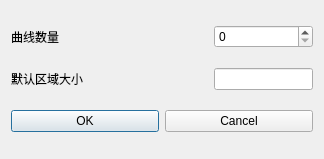
<?xml version="1.0" encoding="UTF-8"?>
<ui version="4.0">
 <class>Dialog</class>
 <widget class="QDialog" name="Dialog">
  <property name="geometry">
   <rect>
    <x>0</x>
    <y>0</y>
    <width>324</width>
    <height>159</height>
   </rect>
  </property>
  <property name="windowTitle">
   <string>Dialog</string>
  </property>
  <layout class="QGridLayout" name="gridLayout">
   <item row="0" column="0">
    <layout class="QHBoxLayout" name="horizontalLayout" stretch="2,1">
     <item>
      <widget class="QLabel" name="label_2">
       <property name="text">
        <string>曲线数量</string>
       </property>
      </widget>
     </item>
     <item>
      <widget class="QSpinBox" name="curve_num"/>
     </item>
    </layout>
   </item>
   <item row="1" column="0">
    <layout class="QHBoxLayout" name="horizontalLayout_2" stretch="2,1">
     <item>
      <widget class="QLabel" name="label_3">
       <property name="text">
        <string>默认区域大小 </string>
       </property>
      </widget>
     </item>
     <item>
      <widget class="QLineEdit" name="attention_range"/>
     </item>
    </layout>
   </item>
   <item row="2" column="0">
    <layout class="QHBoxLayout" name="horizontalLayout_3">
     <item>
      <widget class="QPushButton" name="ok">
       <property name="text">
        <string>OK</string>
       </property>
      </widget>
     </item>
     <item>
      <widget class="QPushButton" name="cancel">
       <property name="text">
        <string>Cancel</string>
       </property>
      </widget>
     </item>
    </layout>
   </item>
  </layout>
 </widget>
 <resources/>
 <connections>
  <connection>
   <sender>cancel</sender>
   <signal>clicked()</signal>
   <receiver>Dialog</receiver>
   <slot>reject()</slot>
   <hints>
    <hint type="sourcelabel">
     <x>237</x>
     <y>141</y>
    </hint>
    <hint type="destinationlabel">
     <x>161</x>
     <y>79</y>
    </hint>
   </hints>
  </connection>
  <connection>
   <sender>ok</sender>
   <signal>clicked()</signal>
   <receiver>Dialog</receiver>
   <slot>accept()</slot>
   <hints>
    <hint type="sourcelabel">
     <x>107</x>
     <y>141</y>
    </hint>
    <hint type="destinationlabel">
     <x>161</x>
     <y>79</y>
    </hint>
   </hints>
  </connection>
 </connections>
</ui>
